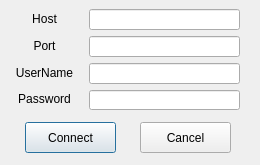
<?xml version="1.0" encoding="UTF-8"?>
<ui version="4.0">
 <class>ServerConfigDlg</class>
 <widget class="QDialog" name="ServerConfigDlg">
  <property name="geometry">
   <rect>
    <x>0</x>
    <y>0</y>
    <width>260</width>
    <height>165</height>
   </rect>
  </property>
  <property name="minimumSize">
   <size>
    <width>260</width>
    <height>165</height>
   </size>
  </property>
  <property name="maximumSize">
   <size>
    <width>260</width>
    <height>165</height>
   </size>
  </property>
  <property name="windowTitle">
   <string>Server Config</string>
  </property>
  <property name="windowIcon">
   <iconset>
    <normaloff>icon.jpg</normaloff>icon.jpg</iconset>
  </property>
  <widget class="QWidget" name="widget" native="true">
   <property name="geometry">
    <rect>
     <x>10</x>
     <y>0</y>
     <width>241</width>
     <height>161</height>
    </rect>
   </property>
   <widget class="QWidget" name="verticalLayoutWidget_2">
    <property name="geometry">
     <rect>
      <x>-1</x>
      <y>9</y>
      <width>71</width>
      <height>101</height>
     </rect>
    </property>
    <layout class="QVBoxLayout" name="verticalLayout_2">
     <item>
      <widget class="QLabel" name="host_str">
       <property name="text">
        <string>&lt;html&gt;&lt;head/&gt;&lt;body&gt;&lt;p align=&quot;center&quot;&gt;Host&lt;/p&gt;&lt;/body&gt;&lt;/html&gt;</string>
       </property>
      </widget>
     </item>
     <item>
      <widget class="QLabel" name="port_str">
       <property name="text">
        <string>&lt;html&gt;&lt;head/&gt;&lt;body&gt;&lt;p align=&quot;center&quot;&gt;Port&lt;/p&gt;&lt;/body&gt;&lt;/html&gt;</string>
       </property>
      </widget>
     </item>
     <item>
      <widget class="QLabel" name="username_str">
       <property name="text">
        <string>&lt;html&gt;&lt;head/&gt;&lt;body&gt;&lt;p align=&quot;center&quot;&gt;UserName&lt;/p&gt;&lt;/body&gt;&lt;/html&gt;</string>
       </property>
      </widget>
     </item>
     <item>
      <widget class="QLabel" name="password_str">
       <property name="text">
        <string>&lt;html&gt;&lt;head/&gt;&lt;body&gt;&lt;p align=&quot;center&quot;&gt;Password&lt;/p&gt;&lt;/body&gt;&lt;/html&gt;</string>
       </property>
      </widget>
     </item>
    </layout>
   </widget>
   <widget class="QWidget" name="verticalLayoutWidget_3">
    <property name="geometry">
     <rect>
      <x>79</x>
      <y>9</y>
      <width>151</width>
      <height>101</height>
     </rect>
    </property>
    <layout class="QVBoxLayout" name="verticalLayout_3">
     <item>
      <widget class="QLineEdit" name="host_input"/>
     </item>
     <item>
      <widget class="QLineEdit" name="port_input"/>
     </item>
     <item>
      <widget class="QLineEdit" name="username_input"/>
     </item>
     <item>
      <widget class="QLineEdit" name="password_input"/>
     </item>
    </layout>
   </widget>
   <widget class="QPushButton" name="connect_pb">
    <property name="geometry">
     <rect>
      <x>15</x>
      <y>122</y>
      <width>91</width>
      <height>31</height>
     </rect>
    </property>
    <property name="text">
     <string>Connect</string>
    </property>
   </widget>
   <widget class="QPushButton" name="cancel_pb">
    <property name="geometry">
     <rect>
      <x>130</x>
      <y>122</y>
      <width>91</width>
      <height>31</height>
     </rect>
    </property>
    <property name="text">
     <string>Cancel</string>
    </property>
   </widget>
  </widget>
 </widget>
 <resources/>
 <connections>
  <connection>
   <sender>cancel_pb</sender>
   <signal>clicked()</signal>
   <receiver>ServerConfigDlg</receiver>
   <slot>close()</slot>
   <hints>
    <hint type="sourcelabel">
     <x>185</x>
     <y>137</y>
    </hint>
    <hint type="destinationlabel">
     <x>129</x>
     <y>82</y>
    </hint>
   </hints>
  </connection>
 </connections>
</ui>
